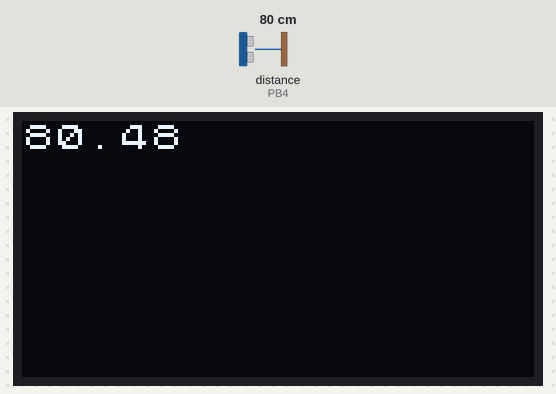
The sketch below on a simulated ATtiny85, built with avr-gcc and run on an emulated ATtiny85. Parts: 128×64 one-colour display. Wiring (inferred from the names in the program): ultrasonic range finder: trigger PB1; echo PB4. The inputs (shaded band) are chosen by the test bench; at power-on: distance to the obstacle (sensor on PB4) 80 cm. The echo pulse lasts 58.3 µs per cm.

Above: at 0.8 s.
1.9 s: distance to the obstacle (sensor on PB4) set to 2 cm
At 3.5 s:
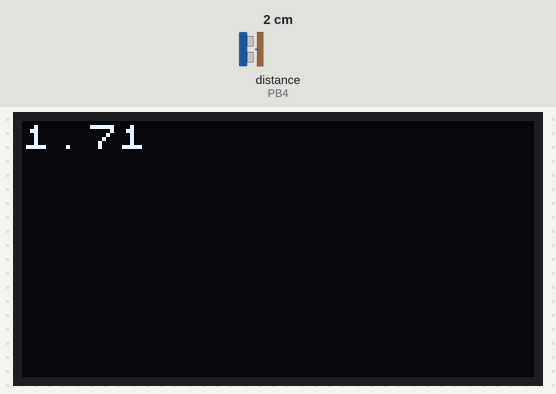
5.4 s: distance to the obstacle (sensor on PB4) set to 4 cm
At 7.0 s:
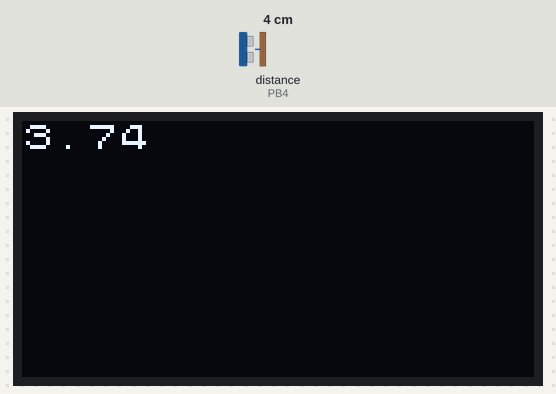
8.7 s: distance to the obstacle (sensor on PB4) set to 9 cm
At 10.2 s:
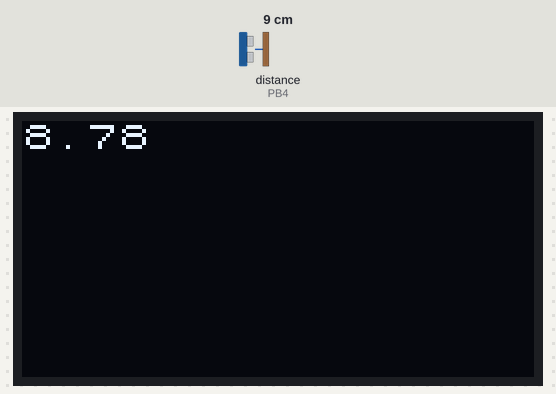
Timing chart, 0 to 11.7 s (numbered marks = the images above; inputs shaded):
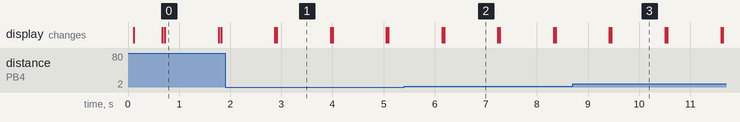

Measured:
- after the input at 1.9 s, the display: first differs from a run without the input after 1.0 s (image 1)
- after the input at 5.4 s, the display: first differs from a run without the input after 0.78 s (image 2)
- what the display in image 0 shows lasts 1.1 s, from 0.7 s to 1.8 s

The sketch:

main.ino
```cpp
#include <U8x8lib.h>

uint8_t pin_scl = 2;
uint8_t pin_sda = 0;
uint8_t pin_echo = 4;
uint8_t pin_trigger = 1;

/* create a instance of the OLED display */
U8X8_SSD1306_128X64_NONAME_SW_I2C u8x8(pin_scl, pin_sda);

void
setup()
{
	/* input pin from the sensor */
	pinMode(pin_echo, INPUT);

	/* output pin to trigger measuring */
	pinMode(pin_trigger, OUTPUT);
	digitalWrite(pin_trigger, LOW);

	/* initialize the display */
	u8x8.begin();
	u8x8.setFont(u8x8_font_chroma48medium8_r);

	/* tell the program is starting */
	u8x8.home();
	u8x8.clearLine(0);
	u8x8.print("Starting");
	delay(500);
}

void
loop()
{
	static double distance_cm = 0;
	static unsigned long time_microsecond = 0;

	/* wait 50 ms which is the minimum time between measuring. see the
	 * datasheet.
	 */
	delay(50);

	/* trigger the sensor by outputing 10ms pulse */
	digitalWrite(pin_trigger, HIGH);
	delayMicroseconds(10);
	digitalWrite(pin_trigger, LOW);

	/* read a pulse from pin_echo. the length of the pulse is linear to the
	 * distance.
	 */
	time_microsecond = pulseIn(pin_echo, HIGH);

	if (time_microsecond > 0) {

		/*
		 * time_microsecond is a round trip of the ultrasonic sound in
		 * microseconds.
		 *
		 * T: temperature
		 * speed of sound: 331.3 + (0.606 × T) m/sec
		 *
		 * when T = 25, 346.45 m/sec. or 0.034645 cm/microseconds.
		 */
		distance_cm = time_microsecond * 0.034645 / 2;
	} else {

		/* time out. no pulse in one second */
		return;
	}

	u8x8.home();
	u8x8.clearLine(0);
	u8x8.print(distance_cm);
	delay(1000);
}
```
